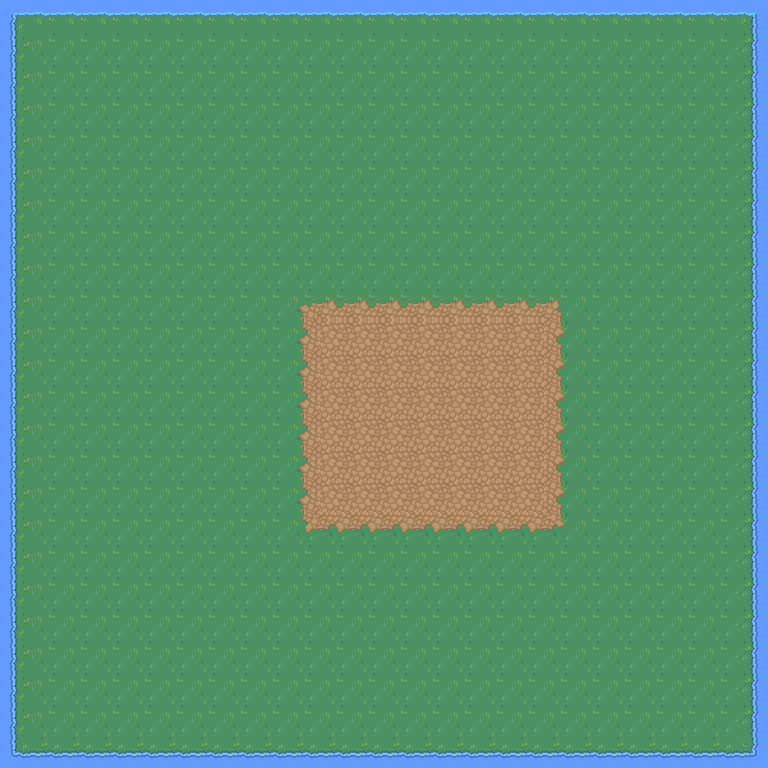

Rendered tile map (Tiled .tmx) drawn with the repository's tilesets; below, a short description and the full map source, tile grids included:
An orthogonal 24x24 tile map with 32x32 px tiles, 2 tile layers (Tile Layer 1, Tile Layer 2).

<map version="1.5" tiledversion="1.7.2" orientation="orthogonal" renderorder="right-down" width="24" height="24" tilewidth="32" tileheight="32" infinite="0" nextlayerid="3" nextobjectid="1">
 <tileset firstgid="1" source="Nature RPG Tileset.tsx" />
 <layer id="1" name="Tile Layer 1" width="24" height="24">
  <data encoding="csv">
66,67,67,67,67,67,67,67,67,67,67,67,67,67,67,67,67,67,67,67,67,67,67,68,
86,87,87,87,87,87,87,87,87,87,87,87,87,87,87,87,87,87,87,87,87,87,87,88,
86,87,87,87,87,87,87,87,87,87,87,87,87,87,87,87,87,87,87,87,87,87,87,88,
86,87,87,87,87,87,87,87,87,87,87,87,87,87,87,87,87,87,87,87,87,87,87,88,
86,87,87,87,87,87,87,87,87,87,87,87,87,87,87,87,87,87,87,87,87,87,87,88,
86,87,87,87,87,87,87,87,87,87,87,87,87,87,87,87,87,87,87,87,87,87,87,88,
86,87,87,87,87,87,87,87,87,87,87,87,87,87,87,87,87,87,87,87,87,87,87,88,
86,87,87,87,87,87,87,87,87,87,87,87,87,87,87,87,87,87,87,87,87,87,87,88,
86,87,87,87,87,87,87,87,87,87,87,87,87,87,87,87,87,87,87,87,87,87,87,88,
86,87,87,87,87,87,87,87,87,87,87,87,87,87,87,87,87,87,87,87,87,87,87,88,
86,87,87,87,87,87,87,87,87,87,87,87,87,87,87,87,87,87,87,87,87,87,87,88,
86,87,87,87,87,87,87,87,87,87,87,87,87,87,87,87,87,87,87,87,87,87,87,88,
86,87,87,87,87,87,87,87,87,87,87,87,87,87,87,87,87,87,87,87,87,87,87,88,
86,87,87,87,87,87,87,87,87,87,87,87,87,87,87,87,87,87,87,87,87,87,87,88,
86,87,87,87,87,87,87,87,87,87,87,87,87,87,87,87,87,87,87,87,87,87,87,88,
86,87,87,87,87,87,87,87,87,87,87,87,87,87,87,87,87,87,87,87,87,87,87,88,
86,87,87,87,87,87,87,87,87,87,87,87,87,87,87,87,87,87,87,87,87,87,87,88,
86,87,87,87,87,87,87,87,87,87,87,87,87,87,87,87,87,87,87,87,87,87,87,88,
86,87,87,87,87,87,87,87,87,87,87,87,87,87,87,87,87,87,87,87,87,87,87,88,
86,87,87,87,87,87,87,87,87,87,87,87,87,87,87,87,87,87,87,87,87,87,87,88,
86,87,87,87,87,87,87,87,87,87,87,87,87,87,87,87,87,87,87,87,87,87,87,88,
86,87,87,87,87,87,87,87,87,87,87,87,87,87,87,87,87,87,87,87,87,87,87,88,
86,87,87,87,87,87,87,87,87,87,87,87,87,87,87,87,87,87,87,87,87,87,87,88,
106,107,107,107,107,107,107,107,107,107,107,107,107,107,107,107,107,107,107,107,107,107,107,108
</data>
 </layer>
 <layer id="2" name="Tile Layer 2" width="24" height="24">
  <data encoding="csv">
0,0,0,0,0,0,0,0,0,0,0,0,0,0,0,0,0,0,0,0,0,0,0,0,
0,0,0,0,0,0,0,0,0,0,0,0,0,0,0,0,0,0,0,0,0,0,0,0,
0,0,0,0,0,0,0,0,0,0,0,0,0,0,0,0,0,0,0,0,0,0,0,0,
0,0,0,0,0,0,0,0,0,0,0,0,0,0,0,0,0,0,0,0,0,0,0,0,
0,0,0,0,0,0,0,0,0,0,0,0,0,0,0,0,0,0,0,0,0,0,0,0,
0,0,0,0,0,0,0,0,0,0,0,0,0,0,0,0,0,0,0,0,0,0,0,0,
0,0,0,0,0,0,0,0,0,0,0,0,0,0,0,0,0,0,0,0,0,0,0,0,
0,0,0,0,0,0,0,0,0,0,0,0,0,0,0,0,0,0,0,0,0,0,0,0,
0,0,0,0,0,0,0,0,0,0,0,0,0,0,0,0,0,0,0,0,0,0,0,0,
0,0,0,0,0,0,0,0,0,126,127,127,127,127,127,127,127,128,0,0,0,0,0,0,
0,0,0,0,0,0,0,0,0,146,147,147,147,147,147,147,147,148,0,0,0,0,0,0,
0,0,0,0,0,0,0,0,0,146,147,147,147,147,147,147,147,148,0,0,0,0,0,0,
0,0,0,0,0,0,0,0,0,146,147,147,147,147,147,147,147,148,87,0,0,0,0,0,
0,0,0,0,0,0,0,0,0,146,147,147,147,147,147,147,147,148,87,0,0,0,0,0,
0,0,0,0,0,0,0,0,0,146,147,147,147,147,147,147,147,148,87,0,0,0,0,0,
0,0,0,0,0,0,0,0,0,146,147,147,147,147,147,147,147,148,0,0,0,0,0,0,
0,0,0,0,0,0,0,0,0,166,167,167,167,167,167,167,167,168,0,0,0,0,0,0,
0,0,0,0,0,0,0,0,0,0,0,0,0,0,0,0,0,0,0,0,0,0,0,0,
0,0,0,0,0,0,0,0,0,0,0,0,0,0,0,0,0,0,0,0,0,0,0,0,
0,0,0,0,0,0,0,0,0,0,0,0,0,0,0,0,0,0,0,0,0,0,0,0,
0,0,0,0,0,0,0,0,0,0,0,0,0,0,0,0,0,0,0,0,0,0,0,0,
0,0,0,0,0,0,0,0,0,0,0,0,0,0,0,0,0,0,0,0,0,0,0,0,
0,0,0,0,0,0,0,0,0,0,0,0,0,0,0,0,0,0,0,0,0,0,0,0,
0,0,0,0,0,0,0,0,0,0,0,0,0,0,0,0,0,0,0,0,0,0,0,0
</data>
 </layer>
</map>
